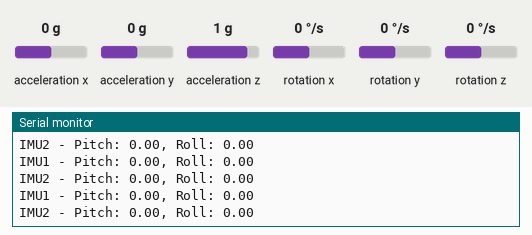
This sketch was run on a simulated ESP8266 (NodeMCU). On the bench: the last lines printed to the serial monitor. The test bench sets the inputs (shaded band); at power-on: acceleration x 0 g, rotation x 0 °/s, acceleration y 0 g, acceleration z 1 g, rotation y 0 °/s, rotation z 0 °/s. WiFi joins after 1.5 s; servers stay silent unless stated; EEPROM starts erased.

Above: at 2.7 s.
2.8 s: acceleration x set to -1.4 g
At 3.9 s:
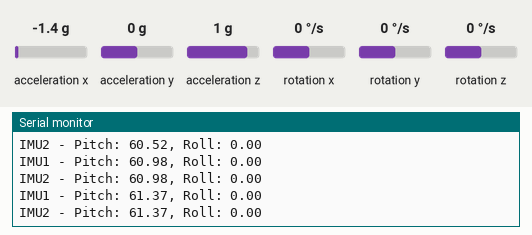
4.3 s: rotation x set to 192 °/s
At 4.9 s:
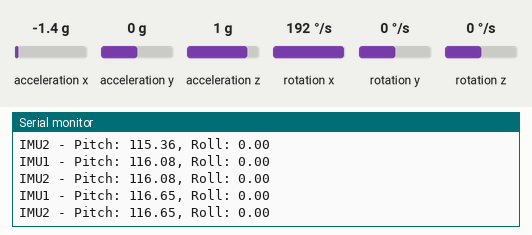
7.3 s: acceleration y set to -1.4 g
At 8.0 s:
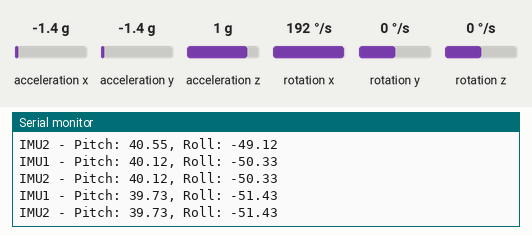
8.8 s: acceleration z set to -1.4 g
At 9.6 s:
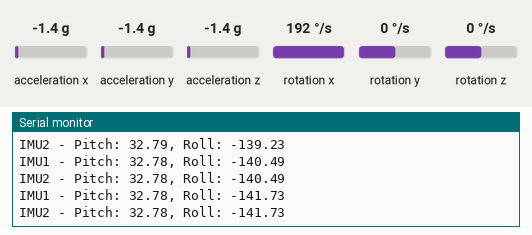
10.3 s: rotation y set to -192 °/s
At 11.2 s:
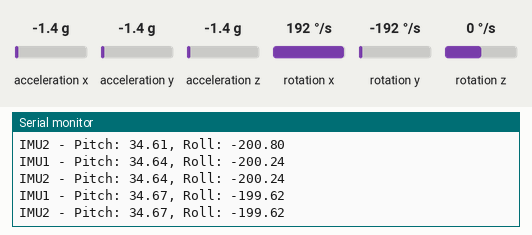
Timing chart, 0 to 12.8 s (numbered marks = the images above; inputs shaded):
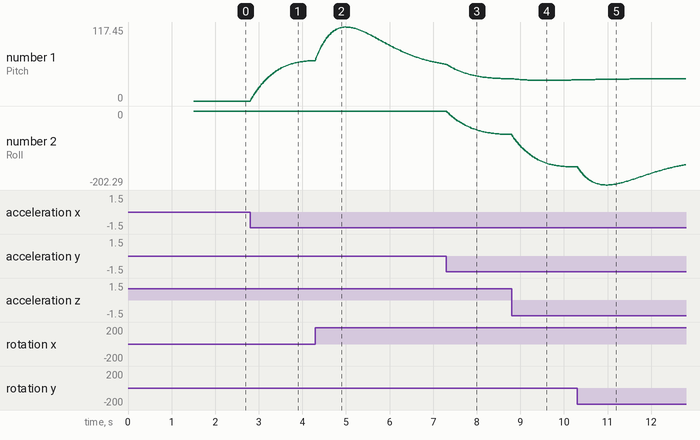

Measured:
- after the input at 2.8 s, the serial monitor: prints a new line at once (image 1)
- plotted number 1: 0 → 64.02 after the input at 2.8 s

The sketch:

dual_imu_udp.ino.ino
```cpp
#include <Wire.h>
#include <MPU6050.h>
#include <EEPROM.h>
#include <ESP8266WiFi.h>
#include <ESP8266WebServer.h>
#include <WiFiUdp.h>
#include <ArduinoJson.h>

// ==================== WiFi Settings ====================
const char* ssid = "Redmi Note 12 Pro 5G";
const char* password = "football";

// ==================== UDP Settings ====================
WiFiUDP udp;
const char* remoteIP = "192.168.17.173"; // Receiver's IP Address
unsigned int remoteUdpPort1 = 8888; // IMU1 Data
unsigned int remoteUdpPort2 = 8889; // IMU2 Data

// ==================== MPU6050 Sensors ====================
MPU6050 mpu1(0x68); // IMU1 (Default address)
MPU6050 mpu2(0x69); // IMU2 (Alternative address)

// ---------- Sensor 1 Variables ----------
int16_t ax1, ay1, az1, gx1, gy1, gz1;
float kalmanPitch1 = 0, kalmanRoll1 = 0;
float biasPitch1 = 0, biasRoll1 = 0;
float P1[2][2] = {{1, 0}, {0, 1}};
float filteredPitch1, filteredRoll1;

// ---------- Sensor 2 Variables ----------
int16_t ax2, ay2, az2, gx2, gy2, gz2;
float kalmanPitch2 = 0, kalmanRoll2 = 0;
float biasPitch2 = 0, biasRoll2 = 0;
float P2[2][2] = {{1, 0}, {0, 1}};
float filteredPitch2, filteredRoll2;

// Common Kalman Filter Constants
float Q_angle = 0.001, Q_bias = 0.003, R_measure = 0.03;
const float alpha = 0.98;

// ==================== Kalman Filter ====================
float kalmanFilter(float measured, float rate, float dt, float &state, float &bias, float P[2][2]) {
  state += dt * (rate - bias);
  P[0][0] += dt * (dt * P[1][1] - P[0][1] - P[1][0] + Q_angle);
  P[0][1] -= dt * P[1][1];
  P[1][0] -= dt * P[1][1];
  P[1][1] += Q_bias * dt;

  float S = P[0][0] + R_measure;
  float K[2] = { P[0][0] / S, P[1][0] / S };
  float y = measured - state;
  state += K[0] * y;
  bias += K[1] * y;
  P[0][0] -= K[0] * P[0][0];
  P[0][1] -= K[0] * P[0][1];
  P[1][0] -= K[1] * P[0][0];
  P[1][1] -= K[1] * P[0][1];
  return state;
}

// ==================== Setup ====================
void setup() {
  Serial.begin(115200);
  Wire.begin();
  EEPROM.begin(512);

  // WiFi Connection
  WiFi.begin(ssid, password);
  Serial.print("Connecting to WiFi");
  while (WiFi.status() != WL_CONNECTED) {
    delay(500);
    Serial.print(".");
  }
  Serial.println("\nWiFi Connected. IP: " + WiFi.localIP().toString());

  // Initialize MPU6050 Sensors
  mpu1.initialize();
  mpu2.initialize();
  if (!mpu1.testConnection() || !mpu2.testConnection()) {
    Serial.println("MPU6050 Connection Failed!");
    while (1) delay(100);
  }

  Serial.println("IMUs Initialized.");
}

// ==================== Main Loop ====================
void loop() {
  static unsigned long lastTime = millis();
  unsigned long currentTime = millis();
  float dt = (currentTime - lastTime) / 1000.0;
  lastTime = currentTime;
  if (dt <= 0) dt = 0.01;

  // --------- Sensor 1 Data ---------
  mpu1.getMotion6(&ax1, &ay1, &az1, &gx1, &gy1, &gz1);
  float gyroX_deg1 = gx1 / 131.0;
  float gyroY_deg1 = gy1 / 131.0;
  float accPitch1 = atan2(-ax1, sqrt(ay1 * ay1 + az1 * az1)) * 180.0 / PI;
  float accRoll1  = atan2(ay1, az1) * 180.0 / PI;
  filteredPitch1 = kalmanFilter(accPitch1, gyroX_deg1, dt, kalmanPitch1, biasPitch1, P1);
  filteredRoll1  = kalmanFilter(accRoll1,  gyroY_deg1, dt, kalmanRoll1, biasRoll1, P1);

  // --------- Sensor 2 Data ---------
  mpu2.getMotion6(&ax2, &ay2, &az2, &gx2, &gy2, &gz2);
  float gyroX_deg2 = gx2 / 131.0;
  float gyroY_deg2 = gy2 / 131.0;
  float accPitch2 = atan2(-ax2, sqrt(ay2 * ay2 + az2 * az2)) * 180.0 / PI;
  float accRoll2  = atan2(ay2, az2) * 180.0 / PI;
  filteredPitch2 = kalmanFilter(accPitch2, gyroX_deg2, dt, kalmanPitch2, biasPitch2, P2);
  filteredRoll2  = kalmanFilter(accRoll2,  gyroY_deg2, dt, kalmanRoll2, biasRoll2, P2);

  // --------- UDP Transmission ---------
  // Sensor 1 Data
  StaticJsonDocument<128> json1;
  json1["pitch"] = filteredPitch1;
  json1["roll"] = filteredRoll1;
  char buffer1[128];
  serializeJson(json1, buffer1);
  udp.beginPacket(remoteIP, remoteUdpPort1);
  udp.write(buffer1);
  udp.endPacket();

  // Sensor 2 Data
  StaticJsonDocument<128> json2;
  json2["pitch"] = filteredPitch2;
  json2["roll"] = filteredRoll2;
  char buffer2[128];
  serializeJson(json2, buffer2);
  udp.beginPacket(remoteIP, remoteUdpPort2);
  udp.write(buffer2);
  udp.endPacket();

  // Debug Output
  Serial.print("IMU1 - Pitch: "); Serial.print(filteredPitch1);
  Serial.print(", Roll: "); Serial.println(filteredRoll1);
  Serial.print("IMU2 - Pitch: "); Serial.print(filteredPitch2);
  Serial.print(", Roll: "); Serial.println(filteredRoll2);

  delay(20);
}
```
